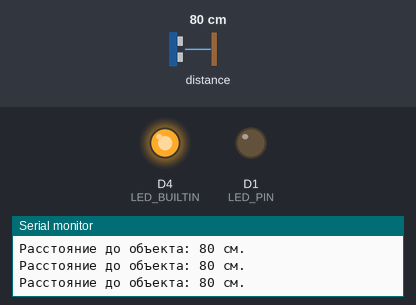
Bench run of a program on a simulated ESP8266 (NodeMCU). Shown: output pins drawn as LEDs (lit = HIGH, except the on-board LED, lit = LOW), the last lines printed to the serial monitor. Wiring (inferred from the names in the program): ultrasonic range finder: trigger D2; echo D3. Dashed ring = blinking. The inputs (shaded band) are chosen by the test bench; at power-on: distance to the obstacle 80 cm. The echo pulse lasts 58.3 µs per cm; pins used as bus, display or sensor lines are not drawn.

Above: at 1.1 s.
At 2.5 s:
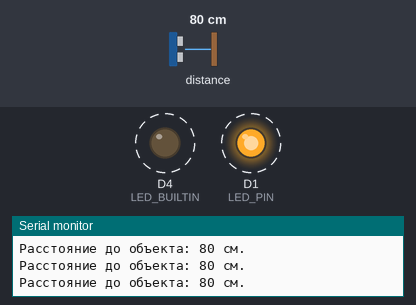
Timing chart, 0 to 5.0 s (numbered marks = the images above):
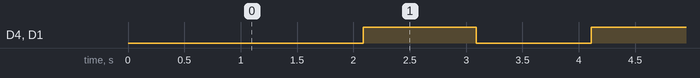

Measured:
- by itself, D4 (LED_BUILTIN), D1 (LED_PIN): alternates HIGH for 1.0 s and LOW for 1.0 s

The program:

main.cpp
```cpp
// #include <Arduino.h>
#include <Esp.h>

#define PIN_TRIG D2
#define PIN_ECHO D3
#define LED_PIN D1
#define BLINK_DELAY 1000

unsigned long timerLed = 0;
unsigned long duration, cm;

// put function declarations here:
void handleSonar();

void setup() {
  Serial.begin(9600);
  // put your setup code here, to run once:
  // int result = myFunction(2, 3);
  pinMode(LED_PIN, OUTPUT);
  pinMode(LED_BUILTIN, OUTPUT);
  pinMode(PIN_TRIG, OUTPUT);
  delay(300);
}

void loop() {
  handleSonar();

  if(millis() - timerLed >= 2000) {
    timerLed = millis();

    // Serial.print("LED: turn on. ");
    // Serial.println(timerLed);

    digitalWrite(LED_PIN, HIGH);
    digitalWrite(LED_BUILTIN, HIGH);

    delay(BLINK_DELAY);
    digitalWrite(LED_PIN, LOW);
    digitalWrite(LED_BUILTIN, LOW);
    // delay(BLINK_DELAY);
  }
}

void handleSonar()
{
  // Создаем короткий импульс длительностью 5 микросекунд.
  digitalWrite(PIN_TRIG, LOW);
  delayMicroseconds(5);
  digitalWrite(PIN_TRIG, HIGH);
  // Установим высокий уровень сигнала
  delayMicroseconds(10);
  digitalWrite(PIN_TRIG, LOW);
  //  Определяем задержку сигнала
  duration = pulseIn(PIN_ECHO, HIGH);
  // Преобразуем время задержки в расстояние
  cm = (duration / 2) / 29.1;
  Serial.print("Расстояние до объекта: ");
  Serial.print(cm);
  Serial.println(" см.");
  // Задержка между измерениями
  delay(250);
}
```
